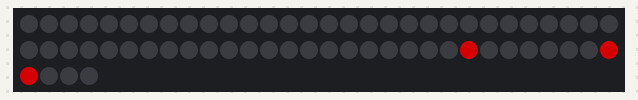
The sketch below on a simulated Arduino Uno, built with avr-gcc and run on an emulated ATmega328P. Parts: 64 RGB LEDs in strip order, left to right, continuing on the next row. Dim RGB values are drawn brighter than linear.

Above: at 0.11 s.
At 1.54 s:
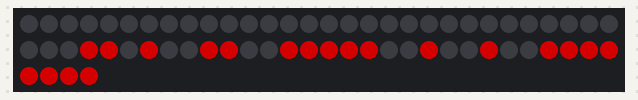
At 2.97 s:
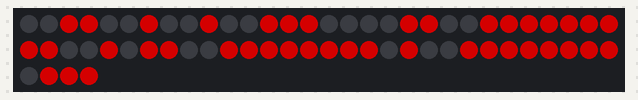
At 4.4 s:
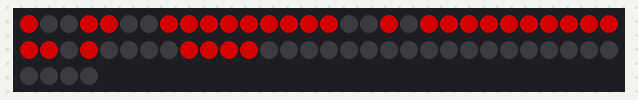
At 5.83 s:
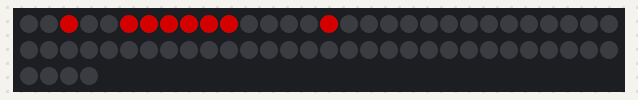
At 29.5 s:
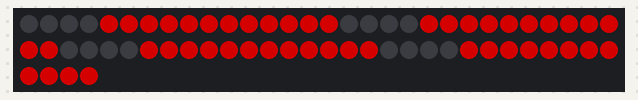

The sketch:

LiveText.ino
```cpp
#include <Adafruit_NeoPixel.h>
const uint32_t cPixelsPin   = 5; // mareked D1 on nodemcu
const uint32_t cPixelsCount = 64;
Adafruit_NeoPixel pixels =
  Adafruit_NeoPixel(cPixelsCount, cPixelsPin, NEO_GRB + NEO_KHZ800);

// simple 8 color pallet
const uint32_t cColorsCount = 8;
const uint32_t cPrimaryColorsCount = 6;
const uint8_t cL = 32;
const uint8_t cM = 128;
const uint8_t cH = 255;
const uint32_t cBlack      = pixels.Color(  0,  0,  0);
const uint32_t cBlue       = pixels.Color(  0,  0, cM);
const uint32_t cGreen      = pixels.Color(  0, cM,  0);
const uint32_t cRed        = pixels.Color( cM,  0,  0);
const uint32_t cMagenta    = pixels.Color( cM,  0, cM);
const uint32_t cOrange     = pixels.Color( cM, cL,  0);
const uint32_t cYellow     = pixels.Color(cH, cH, cL);
const uint32_t cWhite      = pixels.Color(cH, cH, cH);

const uint32_t cPink       = pixels.Color(cM, cL, cL);

const uint32_t cColors[cColorsCount] = {
cBlack, cRed, cOrange, cYellow, cGreen, cBlue, cMagenta, cWhite
};

const uint32_t cPrimaryColors[6] = {
 cRed, cOrange, cYellow, cGreen, cBlue, cMagenta
};

const uint32_t cDWd = 16;
const uint32_t cDHt = 4;
const uint8_t  cDL2P[cDWd][cDHt] =
{
 // 16x4
 { 0x00, 0x07, 0x08, 0x0F},
 { 0x01, 0x06, 0x09, 0x0E},
 { 0x02, 0x05, 0x0A, 0x0D},
 { 0x03, 0x04, 0x0B, 0x0C},
 { 0x10, 0x17, 0x18, 0x1F},
 { 0x11, 0x16, 0x19, 0x1E},
 { 0x12, 0x15, 0x1A, 0x1D},
 { 0x13, 0x14, 0x1B, 0x1C},
 { 0x20, 0x27, 0x28, 0x2F},
 { 0x21, 0x26, 0x29, 0x2E},
 { 0x22, 0x25, 0x2A, 0x2D},
 { 0x23, 0x24, 0x2B, 0x2C},
 { 0x30, 0x37, 0x38, 0x3F},
 { 0x31, 0x36, 0x39, 0x3E},
 { 0x32, 0x35, 0x3A, 0x3D},
 { 0x33, 0x34, 0x3B, 0x3C},
};

uint32_t cFont[256];
#define SL0(b0,b1,b2,b3,b4,b5) (b0 | b1<<1 | b2 <<2 | b3<<3 | b4<<4 | b5<<5)
#define SL1(b0,b1,b2,b3,b4,b5) SL0(b0,b1,b2,b3,b4,b5)<<6
#define SL2(b0,b1,b2,b3,b4,b5) SL0(b0,b1,b2,b3,b4,b5)<<12
#define SL3(b0,b1,b2,b3,b4,b5) SL0(b0,b1,b2,b3,b4,b5)<<18
#define WD(sz) sz <<24
void InitFont()
{
  cFont[' '] = WD(2)
             | SL0(0,0,0,0,0,0)
             | SL1(0,0,0,0,0,0)
             | SL2(0,0,0,0,0,0)
             | SL3(0,0,0,0,0,0);

  cFont['1'] = WD(4)
             | SL0(1,1,0,0,0,0)
             | SL1(0,1,0,0,0,0)
             | SL2(0,1,0,0,0,0)
             | SL3(1,1,1,0,0,0);

  cFont['2'] = WD(4)
             | SL0(1,1,1,0,0,0)
             | SL1(0,0,1,0,0,0)
             | SL2(1,1,0,0,0,0)
             | SL3(1,1,1,0,0,0);

  cFont['3'] = WD(4)
             | SL0(1,1,1,0,0,0)
             | SL1(0,1,1,0,0,0)
             | SL2(0,0,1,0,0,0)
             | SL3(1,1,1,0,0,0);

  cFont['4'] = WD(4)
             | SL0(1,0,1,0,0,0)
             | SL1(1,0,1,0,0,0)
             | SL2(1,1,1,0,0,0)
             | SL3(0,0,1,0,0,0);

  cFont['5'] = WD(4)
             | SL0(1,1,1,0,0,0)
             | SL1(1,1,0,0,0,0)
             | SL2(0,0,1,0,0,0)
             | SL3(1,1,1,0,0,0);

  cFont['6'] = WD(4)
             | SL0(1,0,0,0,0,0)
             | SL1(1,1,1,0,0,0)
             | SL2(1,0,1,0,0,0)
             | SL3(1,1,1,0,0,0);

  cFont['7'] = WD(4)
             | SL0(1,1,1,0,0,0)
             | SL1(0,0,1,0,0,0)
             | SL2(0,0,1,0,0,0)
             | SL3(0,0,1,0,0,0);

  cFont['8'] = WD(4)
             | SL0(1,1,1,0,0,0)
             | SL1(1,1,1,0,0,0)
             | SL2(1,0,1,0,0,0)
             | SL3(1,1,1,0,0,0);

  cFont['9'] = WD(4)
             | SL0(1,1,1,0,0,0)
             | SL1(1,0,1,0,0,0)
             | SL2(1,1,1,0,0,0)
             | SL3(0,0,1,0,0,0);

  cFont['0'] = WD(4)
             | SL0(1,1,1,0,0,0)
             | SL1(1,0,1,0,0,0)
             | SL2(1,0,1,0,0,0)
             | SL3(1,1,1,0,0,0);

  cFont['A'] = WD(4)
             | SL0(0,1,0,0,0,0)
             | SL1(1,0,1,0,0,0)
             | SL2(1,1,1,0,0,0)
             | SL3(1,0,1,0,0,0);

  cFont['B'] = WD(5)
             | SL0(1,1,1,1,0,0)
             | SL1(1,1,1,0,0,0)
             | SL2(1,0,0,1,0,0)
             | SL3(1,1,1,0,0,0);

  cFont['C'] = WD(4)
             | SL0(0,1,1,0,0,0)
             | SL1(1,0,0,0,0,0)
             | SL2(1,0,0,0,0,0)
             | SL3(0,1,1,0,0,0);

  cFont['D'] = WD(4)
             | SL0(1,1,0,0,0,0)
             | SL1(1,0,1,0,0,0)
             | SL2(1,0,1,0,0,0)
             | SL3(1,1,0,0,0,0);

  cFont['E'] = WD(4)
             | SL0(1,1,1,0,0,0)
             | SL1(1,1,0,0,0,0)
             | SL2(1,0,0,0,0,0)
             | SL3(1,1,1,0,0,0);

  cFont['F'] = WD(4)
             | SL0(1,1,1,0,0,0)
             | SL1(1,1,0,0,0,0)
             | SL2(1,0,0,0,0,0)
             | SL3(1,0,0,0,0,0);

  cFont['G'] = WD(4)
             | SL0(0,1,1,0,0,0)
             | SL1(1,0,0,0,0,0)
             | SL2(1,1,1,0,0,0)
             | SL3(0,1,1,0,0,0);

  cFont['H'] = WD(4)
             | SL0(1,0,1,0,0,0)
             | SL1(1,1,1,0,0,0)
             | SL2(1,0,1,0,0,0)
             | SL3(1,0,1,0,0,0);

  cFont['I'] = WD(4)
             | SL0(1,1,1,0,0,0)
             | SL1(0,1,0,0,0,0)
             | SL2(0,1,0,0,0,0)
             | SL3(1,1,1,0,0,0);

  cFont['J'] = WD(4)
             | SL0(0,0,1,0,0,0)
             | SL1(0,0,1,0,0,0)
             | SL2(1,0,1,0,0,0)
             | SL3(0,1,0,0,0,0);

  cFont['K'] = WD(4)
             | SL0(1,0,1,0,0,0)
             | SL1(1,1,0,0,0,0)
             | SL2(1,1,0,0,0,0)
             | SL3(1,0,1,0,0,0);

  cFont['L'] = WD(4)
             | SL0(1,0,0,0,0,0)
             | SL1(1,0,0,0,0,0)
             | SL2(1,0,0,0,0,0)
             | SL3(1,1,1,0,0,0);

  cFont['M'] = WD(6)
             | SL0(1,0,0,0,1,0)
             | SL1(1,1,0,1,1,0)
             | SL2(1,0,1,0,1,0)
             | SL3(1,0,0,0,1,0);

  cFont['N'] = WD(5)
             | SL0(1,0,0,1,0,0)
             | SL1(1,1,0,1,0,0)
             | SL2(1,0,1,1,0,0)
             | SL3(1,0,0,1,0,0);

  cFont['O'] = WD(5)
             | SL0(0,1,1,0,0,0)
             | SL1(1,0,0,1,0,0)
             | SL2(1,0,0,1,0,0)
             | SL3(0,1,1,0,0,0);

  cFont['P'] = WD(5)
             | SL0(1,1,0,0,0,0)
             | SL1(1,0,1,0,0,0)
             | SL2(1,1,0,0,0,0)
             | SL3(1,0,0,0,0,0);

  cFont['Q'] = WD(5)
             | SL0(0,1,1,0,0,0)
             | SL1(1,0,0,1,0,0)
             | SL2(1,0,1,1,0,0)
             | SL3(0,1,1,1,0,0);

  cFont['R'] = WD(4)
             | SL0(1,1,0,0,0,0)
             | SL1(1,0,1,0,0,0)
             | SL2(1,1,0,0,0,0)
             | SL3(1,0,1,0,0,0);

  cFont['S'] = WD(4)
             | SL0(1,1,1,0,0,0)
             | SL1(1,0,0,0,0,0)
             | SL2(0,1,1,0,0,0)
             | SL3(1,1,1,0,0,0);

  cFont['T'] = WD(4)
             | SL0(1,1,1,0,0,0)
             | SL1(0,1,0,0,0,0)
             | SL2(0,1,0,0,0,0)
             | SL3(0,1,0,0,0,0);

  cFont['U'] = WD(4)
             | SL0(1,0,1,0,0,0)
             | SL1(1,0,1,0,0,0)
             | SL2(1,0,1,0,0,0)
             | SL3(1,1,1,0,0,0);

  cFont['V'] = WD(4)
             | SL0(1,0,1,0,0,0)
             | SL1(1,0,1,0,0,0)
             | SL2(1,0,1,0,0,0)
             | SL3(0,1,0,0,0,0);

  cFont['W'] = WD(6)
             | SL0(1,0,0,0,1,0)
             | SL1(1,0,1,0,1,0)
             | SL2(1,1,0,1,1,0)
             | SL3(1,0,0,0,1,0);

  cFont['X'] = WD(4)
             | SL0(1,0,1,0,0,0)
             | SL1(0,1,0,0,0,0)
             | SL2(0,1,0,0,0,0)
             | SL3(1,0,1,0,0,0);

  cFont['Y'] = WD(4)
             | SL0(1,0,1,0,0,0)
             | SL1(1,0,1,0,0,0)
             | SL2(0,1,0,0,0,0)
             | SL3(0,1,0,0,0,0);

  cFont['Z'] = WD(5)
             | SL0(1,1,1,1,0,0)
             | SL1(0,0,1,0,0,0)
             | SL2(0,1,0,0,0,0)
             | SL3(1,1,1,1,0,0);

  cFont['!'] = WD(2)
             | SL0(1,0,0,0,0,0)
             | SL1(1,0,0,0,0,0)
             | SL2(0,0,0,0,0,0)
             | SL3(1,0,0,0,0,0);

  cFont['.'] = WD(3)
             | SL0(0,0,0,0,0,0)
             | SL1(0,0,0,0,0,0)
             | SL2(1,1,0,0,0,0)
             | SL3(1,1,0,0,0,0);

  cFont[','] = WD(3)
             | SL0(0,0,0,0,0,0)
             | SL1(0,0,0,0,0,0)
             | SL2(0,1,0,0,0,0)
             | SL3(1,0,0,0,0,0);

  cFont[':'] = WD(3)
             | SL0(1,1,0,0,0,0)
             | SL1(0,0,0,0,0,0)
             | SL2(0,0,0,0,0,0)
             | SL3(1,1,0,0,0,0);

  cFont[';'] = WD(3)
             | SL0(1,1,0,0,0,0)
             | SL1(0,0,0,0,0,0)
             | SL2(0,1,0,0,0,0)
             | SL3(1,0,0,0,0,0);

  cFont['?'] = WD(5)
             | SL0(0,1,1,0,0,0)
             | SL1(1,0,0,1,0,0)
             | SL2(0,0,1,0,0,0)
             | SL3(1,1,0,0,0,0);

  cFont['{'] = WD(4)
             | SL0(0,0,1,0,0,0)
             | SL1(1,1,0,0,0,0)
             | SL2(1,1,0,0,0,0)
             | SL3(0,0,1,0,0,0);

  cFont['}'] = WD(4)
             | SL0(1,0,0,0,0,0)
             | SL1(0,1,1,0,0,0)
             | SL2(0,1,1,0,0,0)
             | SL3(1,0,0,0,0,0);

  cFont['('] = WD(3)
             | SL0(0,1,0,0,0,0)
             | SL1(1,0,0,0,0,0)
             | SL2(1,0,0,0,0,0)
             | SL3(0,1,0,0,0,0);

  cFont[')'] = WD(3)
             | SL0(1,0,0,0,0,0)
             | SL1(0,1,0,0,0,0)
             | SL2(0,1,0,0,0,0)
             | SL3(1,0,0,0,0,0);

  cFont['['] = WD(3)
             | SL0(1,1,0,0,0,0)
             | SL1(1,0,0,0,0,0)
             | SL2(1,0,0,0,0,0)
             | SL3(1,1,0,0,0,0);

  cFont[']'] = WD(3)
             | SL0(1,1,0,0,0,0)
             | SL1(0,1,0,0,0,0)
             | SL2(0,1,0,0,0,0)
             | SL3(1,1,0,0,0,0);

  cFont['<'] = WD(4)
             | SL0(0,0,1,0,0,0)
             | SL1(0,1,0,0,0,0)
             | SL2(1,0,0,0,0,0)
             | SL3(1,1,1,0,0,0);

  cFont['>'] = WD(4)
             | SL0(1,0,0,0,0,0)
             | SL1(0,1,0,0,0,0)
             | SL2(0,0,1,0,0,0)
             | SL3(1,1,1,0,0,0);

  cFont['|'] = WD(2)
             | SL0(1,0,0,0,0,0)
             | SL1(1,0,0,0,0,0)
             | SL2(1,0,0,0,0,0)
             | SL3(1,0,0,0,0,0);

  cFont['/'] = WD(4)
             | SL0(0,0,0,1,0,0)
             | SL1(0,0,1,0,0,0)
             | SL2(0,1,0,0,0,0)
             | SL3(1,0,0,0,0,0);

  cFont['\\'] = WD(4)
              | SL0(1,0,0,0,0,0)
              | SL1(0,1,0,0,0,0)
              | SL2(0,0,1,0,0,0)
              | SL3(0,0,0,1,0,0);

  cFont['-']  =  WD(4)
              | SL0(0,0,0,0,0,0)
              | SL1(0,0,0,0,0,0)
              | SL2(1,1,1,0,0,0)
              | SL3(0,0,0,0,0,0);

 cFont['+']   =  WD(4)
              | SL0(0,0,0,0,0,0)
              | SL1(0,1,0,0,0,0)
              | SL2(1,1,1,0,0,0)
              | SL3(0,1,0,0,0,0);

 cFont['=']   = WD(4)
              | SL0(0,0,0,0,0,0)
              | SL1(1,1,1,0,0,0)
              | SL2(0,0,0,0,0,0)
              | SL3(1,1,1,0,0,0);

 cFont['_']   = WD(4)
              | SL0(0,0,0,0,0,0)
              | SL1(0,0,0,0,0,0)
              | SL2(0,0,0,0,0,0)
              | SL3(1,1,1,1,0,0);

 cFont['^']   = WD(4)
              | SL0(0,1,0,0,0,0)
              | SL1(1,0,1,0,0,0)
              | SL2(0,0,0,0,0,0)
              | SL3(0,0,0,0,0,0);

 cFont['\'']  = WD(2)
              | SL0(1,0,0,0,0,0)
              | SL1(1,0,0,0,0,0)
              | SL2(0,0,0,0,0,0)
              | SL3(0,0,0,0,0,0);

cFont['\"']   = WD(4)
              | SL0(1,0,1,0,0,0)
              | SL1(1,0,1,0,0,0)
              | SL2(0,0,0,0,0,0)
              | SL3(0,0,0,0,0,0);


 cFont['@']   = WD(4)
              | SL0(0,1,1,0,0,0)
              | SL1(1,1,1,0,0,0)
              | SL2(1,0,0,0,0,0)
              | SL3(0,1,1,0,0,0);

cFont['#']   = WD(5)
              | SL0(0,1,1,0,0,0)
              | SL1(1,1,1,1,0,0)
              | SL2(1,1,1,1,0,0)
              | SL3(0,1,1,0,0,0);

 cFont['$'] = WD(4)
             | SL0(0,1,1,0,0,0)
             | SL1(1,1,0,0,0,0)
             | SL2(1,1,1,0,0,0)
             | SL3(0,1,0,0,0,0);

 cFont['%']   = WD(5)
              | SL0(1,0,0,1,0,0)
              | SL1(0,0,1,0,0,0)
              | SL2(0,1,0,0,0,0)
              | SL3(1,0,0,1,0,0);

cFont['*']   = WD(4)
              | SL0(1,0,1,0,0,0)
              | SL1(0,1,0,0,0,0)
              | SL2(1,0,1,0,0,0)
              | SL3(0,0,0,0,0,0);

cFont['&']   = WD(5)
              | SL0(0,1,1,0,0,0)
              | SL1(1,1,1,0,0,0)
              | SL2(1,0,1,1,0,0)
              | SL3(0,1,0,1,0,0);

cFont['`']   = WD(3)
              | SL0(0,1,0,0,0,0)
              | SL1(1,0,0,0,0,0)
              | SL2(0,0,0,0,0,0)
              | SL3(0,1,0,0,0,0);

cFont['~']   = WD(5)
              | SL0(1,1,1,0,0,0)
              | SL1(0,1,1,1,0,0)
              | SL2(0,0,0,0,0,0)
              | SL3(0,1,0,0,0,0);

cFont['l']   = WD(5)
              | SL0(1,1,0,0,0,0)
              | SL1(0,0,1,0,0,0)
              | SL2(0,0,1,1,0,0)
              | SL3(0,1,0,0,1,0);

 cFont['x']   = WD(4)
              | SL0(0,0,0,0,0,0)
              | SL1(1,0,1,0,0,0)
              | SL2(0,1,0,0,0,0)
              | SL3(1,0,1,0,0,0);

}

void ShiftRight()
{
  for(int j = 0; j < cDHt; j++)
  {
    for(int i = 1 ; i < cDWd; i++)
    {
      uint32_t p0 = cDL2P[i-1][j];
      uint32_t p1 = cDL2P[i][j];
      uint32_t c = pixels.getPixelColor(p1);
      pixels.setPixelColor(p0,c);
    }
  }
}

void ShiftCharCol(uint32_t fg, uint32_t bg, uint32_t charInfo, uint8_t col)
{
  uint32_t mask = 1 << col;
  for(int j = 0; j < cDHt; j++)
  {
    uint32_t c = (charInfo & mask) ? fg : bg;
    pixels.setPixelColor(cDL2P[cDWd-1][j],c);
    mask = mask << 6;
  }
}

void ShowChar(uint32_t fg, uint32_t bg, const char c, uint32_t delayMs)
{
      uint32_t charInfo = cFont[c];
      uint32_t charCols = charInfo>>24;
      for(int col = 0; col < charCols ; col++)
      {
        ShiftRight();
        ShiftCharCol(fg, bg, charInfo, col);
        pixels.show();
        delay(delayMs);
      }
}

void ShowMessage(uint32_t fg, uint32_t bg, const char *msg, uint32_t delayMs)
{
  for(const char *ptr = msg; *ptr != '\0'; ptr++)
  {
    ShowChar(fg, bg, *ptr, delayMs);
  }
}

void ShowMessageRainbow(uint32_t bg, const char *msg, uint32_t delayMs)
{
  uint32_t c = 0;
  for(const char *ptr = msg; *ptr != '\0'; ptr++)
  {
    uint32_t fg = cPrimaryColors[c++ % cPrimaryColorsCount];
    ShowChar(fg, bg, *ptr, delayMs);
  }
}

void SetAllToColor(uint32_t c)
{
    for(int i = 0; i < cPixelsCount; i++)
    {
      pixels.setPixelColor(i, c);
    }
    pixels.show();
}

void BlinkAll(uint32_t c1,uint32_t c2, uint32_t ms)
{
    uint32_t wait = ms / 2;
    SetAllToColor(c1);
    delay(wait);
    SetAllToColor(c2);
    delay(wait);
}


void SlowFill(uint32_t fg, uint32_t bg)
{
   SetAllToColor(bg);
    for(int j = 0; j < cDHt ; j++) {
      for(int i = 0; i < cDWd ; i++) {
        pixels.setPixelColor(cDL2P[i][j],fg);
        delay(500);
        pixels.show();
      }
    }
}

void Demo()
{
  SetAllToColor(cBlack);
  ShowMessage(cRed, cBlack,"HELLO WORLD!",200);
  ShowMessage(cRed, cBlack,"HELLO WORLD!",100);
  ShowMessage(cRed, cBlack,"HELLO WORLD!",50);
  SetAllToColor(cBlack);
  ShowMessage(cRed, cBlack,"THIS IS MY LATEST PROJECT A 16X4 NEOPIXEL DISPLAY DRIVEN BY AN ESP8266",100);
  ShowMessage(cRed, cBlack,"HERE IS THE FULL SET OF GLYPHS IT CAN DISPLAY:",100);
  ShowMessage(cRed, cBlack, "1234567890 ABCDEFGHIJKLMNOPQRSTUVWXYZ !?:;,.(){}[]|/\\+=-_^\'\"<>*",100);
  ShowMessageRainbow(cBlack, "ALSO IN COLOR:",200);
  ShowMessageRainbow(cBlack, "1234567890 ABCDEFGHIJKLMNOPQRSTUVWXYZ !?:;,.(){}[]|/\\+=-_",100);
  ShowMessage(cMagenta, cBlack, "STAY TUNED FOR MORE!",100);
}

void setup() {
  Serial.begin(115200);
  InitFont();
  pixels.begin(); // This initializes the NeoPixel library.
}

void loop() {
  int cSpeed = 150;
  SetAllToColor(cBlack);
  ShowMessage(cRed, cBlack,"HELLO WORLD!",200);
  ShowMessage(cRed, cBlack,"HELLO WORLD!",100);
  ShowMessage(cRed, cBlack,"HELLO WORLD!",50);
  ShowMessage(cRed, cBlack,"THIS IS MY LATEST PROJECT A 16X4 NEOPIXEL DISPLAY DRIVEN BY AN ESP8266",cSpeed);
  ShowMessage(cGreen, cBlack, "GLYPHS ARE VARIABLE WIDTH! SO 'M', 'N', AND 'W' AND OTHERS LOOK NICER!",cSpeed);
  ShowMessage(cBlue, cBlack, "ALL KEYBOARD SYMBOLS ARE ENCODED!",cSpeed);
  ShowMessage(cMagenta, cBlack,"HERE ARE ALL THE GLYPHS:",cSpeed);
  ShowMessageRainbow(cBlack, "1234567890 ABCDEFGHIJKLMNOPQRSTUVWXYZ !@#$%^&*()-=_+[]\\{}|;':\",./<>?",cSpeed);
  ShowMessage(cRed, cBlack, "A FEW MORE EXAMPLES",cSpeed);
  ShowMessage(cGreen, cBlack, "HTTP://WWW.EXAMPLE.COM NOBODY@NOWHERE.COM",cSpeed);
}
```
